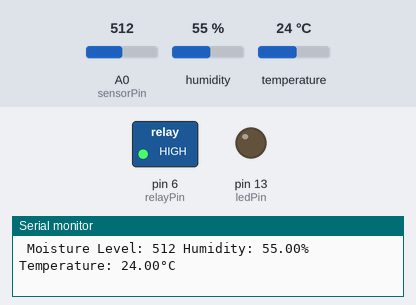
Recording of a sketch running on a simulated Arduino Uno, built with avr-gcc and run on an emulated ATmega328P. Parts: switched loads named in the sketch (green lamp = pin HIGH), output pins drawn as LEDs (lit = HIGH), the last lines printed to the serial monitor. The test bench sets the inputs (shaded band); at power-on: A0 (sensorPin) = 512, humidity 55 %, temperature 24 °C.

Above: at 1.8 s.
1.9 s: A0 (sensorPin) set to 693
3.4 s: A0 (sensorPin) set to 714
At 4.9 s:
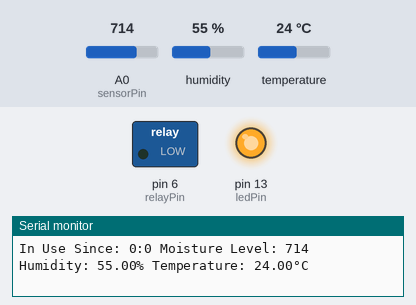
Timing chart, 0 to 6.4 s (numbered marks = the images above; inputs shaded):
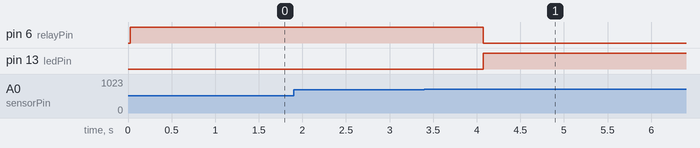

The sketch:

auto1.ino
```cpp
#include <DHT.h>
#include <string.h>
#include <stdio.h>

const int sensorPin = A0;
const int relayPin = 6;
const int ledPin = 13;
const int threshold = 700;
const int temperatureThreshold = 30; // temperature threshold in degrees Celsius
const int dhtPin = 2;
const int dhtType = DHT11;

DHT dht(dhtPin, dhtType);
unsigned long startTime;
unsigned long currentTime;

void setup() {
pinMode(relayPin, OUTPUT);
pinMode(ledPin, OUTPUT);
Serial.begin(9600);
dht.begin();
}
void loop() {
  int sensorValue = analogRead(sensorPin);
  float temperature = dht.readTemperature();
  float humidity = dht.readHumidity();

  if (isnan(humidity) || isnan(temperature)) {
    Serial.println("error reading sensor");
    return;
  }

  if (sensorValue > threshold) {
    digitalWrite(relayPin, LOW);
    digitalWrite(ledPin, HIGH);
    startTime = millis();
    while (sensorValue > threshold) {
      unsigned long elapsedTime = (millis() - startTime) / 1000;
      Serial.print("In Use Since: ");
      Serial.print(elapsedTime / 60);
      Serial.print(":");
      Serial.print(elapsedTime % 60);
      Serial.print(" Moisture Level: " + String(sensorValue));
      Serial.print(" Humidity: " + String(humidity) + "%");
      Serial.print(" Temperature: " + String(temperature) + "°C");
      if (temperature >= temperatureThreshold) {
        Serial.println(" Watering 10% more due to high temperature");
      } else {
        Serial.println();
      }
      delay(1000);
      // Add delay after reading values
      delay(1000);
      sensorValue = analogRead(sensorPin);
    }
    Serial.print("Moisture Level: " + String(sensorValue));
    Serial.println(" Motor turned off");
  } else {
    digitalWrite(relayPin, HIGH);
    digitalWrite(ledPin, LOW);
    Serial.print(" Moisture Level: " + String(sensorValue));
    Serial.print(" Humidity: " + String(humidity) + "%");
    Serial.println(" Temperature: " + String(temperature) + "°C");
    delay(1000);
  }
}
```

Measured:
- the behaviour switches between 700 and 701 on A0 (sensorPin) (found by bisection; images 0 and 1)
- after the input at 3.4 s, pin 6 (relayPin): HIGH → LOW after 0.67 s; pin 13 (ledPin): LOW → HIGH after 0.67 s
